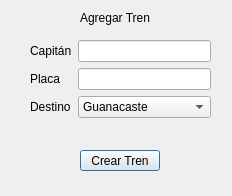
<?xml version="1.0" encoding="UTF-8"?>
<ui version="4.0">
 <class>vAgregarTrenes</class>
 <widget class="QDialog" name="vAgregarTrenes">
  <property name="geometry">
   <rect>
    <x>0</x>
    <y>0</y>
    <width>232</width>
    <height>196</height>
   </rect>
  </property>
  <property name="windowTitle">
   <string>Dialog</string>
  </property>
  <widget class="QPushButton" name="pushButton">
   <property name="geometry">
    <rect>
     <x>80</x>
     <y>150</y>
     <width>80</width>
     <height>21</height>
    </rect>
   </property>
   <property name="text">
    <string>Crear Tren</string>
   </property>
  </widget>
  <widget class="QLabel" name="label">
   <property name="geometry">
    <rect>
     <x>80</x>
     <y>10</y>
     <width>71</width>
     <height>16</height>
    </rect>
   </property>
   <property name="text">
    <string>Agregar Tren</string>
   </property>
  </widget>
  <widget class="QWidget" name="">
   <property name="geometry">
    <rect>
     <x>30</x>
     <y>40</y>
     <width>181</width>
     <height>99</height>
    </rect>
   </property>
   <layout class="QFormLayout" name="formLayout">
    <item row="0" column="1">
     <widget class="QLineEdit" name="txtfCapitan"/>
    </item>
    <item row="1" column="0">
     <widget class="QLabel" name="label_3">
      <property name="text">
       <string>Placa</string>
      </property>
     </widget>
    </item>
    <item row="1" column="1">
     <widget class="QLineEdit" name="txtfPlaca"/>
    </item>
    <item row="2" column="0">
     <widget class="QLabel" name="label_4">
      <property name="text">
       <string>Destino</string>
      </property>
     </widget>
    </item>
    <item row="2" column="1">
     <widget class="QComboBox" name="cmbxDestino">
      <item>
       <property name="text">
        <string>Guanacaste</string>
       </property>
      </item>
      <item>
       <property name="text">
        <string>Heredia</string>
       </property>
      </item>
      <item>
       <property name="text">
        <string>Alajuela</string>
       </property>
      </item>
      <item>
       <property name="text">
        <string>San José</string>
       </property>
      </item>
      <item>
       <property name="text">
        <string>Cartago</string>
       </property>
      </item>
      <item>
       <property name="text">
        <string>Puntarenas</string>
       </property>
      </item>
      <item>
       <property name="text">
        <string>Limón</string>
       </property>
      </item>
     </widget>
    </item>
    <item row="0" column="0">
     <widget class="QLabel" name="label_2">
      <property name="text">
       <string>Capitán</string>
      </property>
     </widget>
    </item>
   </layout>
  </widget>
 </widget>
 <resources/>
 <connections/>
</ui>
